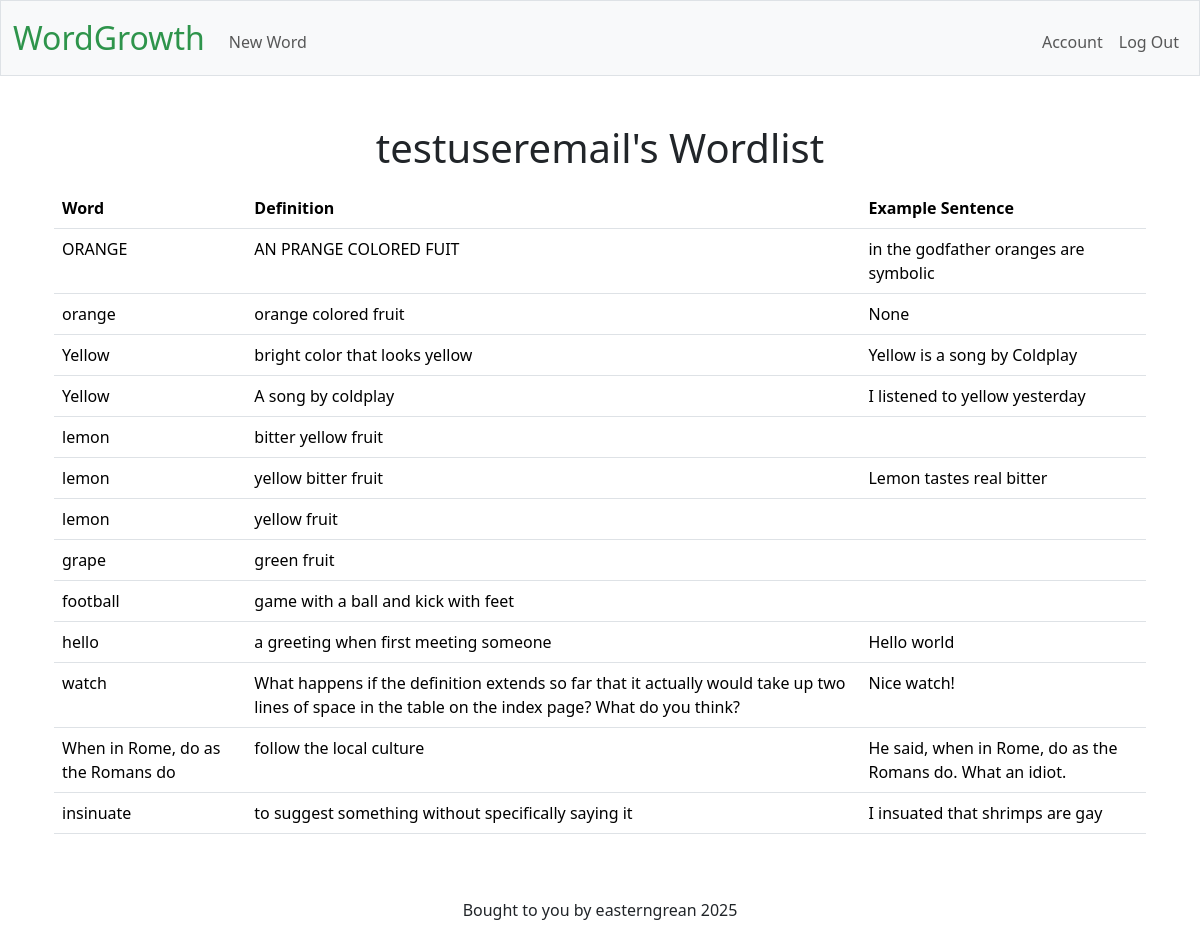
Screenshot of / (signed in) with the database file from the repository.
### tables this page shows
CREATE TABLE users (id INTEGER PRIMARY KEY AUTOINCREMENT, username VARCHAR(22) NOT NULL UNIQUE, email TEXT UNIQUE, password_hash VARCHAR(20) NOT NULL);

CREATE TABLE "vocabulary" (id INTEGER PRIMARY KEY AUTOINCREMENT, user_id INTEGER, word TEXT NOT NULL, definition TEXT, notes TEXT, example_sentence TEXT, example_media TEXT, FOREIGN KEY (user_id) REFERENCES users(id));

### app.py (the view)
@app.route("/")
def show_words():
    conn = get_db_connection()
    cursor = conn.cursor()
    if not session.get("user_id"):
        return redirect(url_for("login"))
    else:
        cursor.execute(
            "SELECT * FROM users WHERE id = ?", [session['user_id']]
            )
        user = cursor.fetchone()
        cursor.execute(
            "SELECT * FROM vocabulary WHERE user_id = ?", [session['user_id']]
            )
        rows = cursor.fetchall()
        return render_template("index.html", rows=rows, user=user)

### app.py (called while the page is built)
@app.teardown_appcontext
def close_db_connection(exception):
    db = g.pop('db', None)
    if db is not None:
        db.close()

### helpers.py (called while the page is built)
def get_db_connection():
    if 'db' not in g:
        g.db = sqlite3.connect(DATABASE)
        g.db.execute("PRAGMA foreign_keys = ON")  # Enables foreign key checks
        g.db.row_factory = sqlite3.Row # enables dictionaries to be returned not just tuples
    return g.db

### templates/index.html (shortened to what this page needs)
{% extends "layout.html" %}
{% block main %}
    <div class="container" mb-3><h1>{{ user["username"] }}'s Wordlist</h1></div>
    <div class="container mt-3">
        <table class="table table-hover">
            <thead>
                <tr>
                    <th class="text-start">Word</th>
                    <th class="text-start">Definition</th>
                    <th class="text-start">Example Sentence</th>
                </tr>
            </thead>
            <tbody>
                {% for row in rows %}
                <tr class="clickable-row" data-href="{{ url_for('word_view', word_id=row['id']) }}">
                    <td class="text-start">{{ row["word"] }}</td>
                    <td class="text-start">{{ row["definition"] }}</td>
                    <td class="text-start">{{ row["example_sentence"] }}</td>
                </tr>
                {% endfor %}
            </tbody>
        </table>
    </div>
{% endblock %}

### templates/layout.html (shortened to what this page needs)
<!DOCTYPE html>
<html lang="en">
    <head>
        <link rel="stylesheet" href="/static/styles.css">
        <link href="https://cdn.jsdelivr.net/npm/bootstrap@5.3.3/dist/css/bootstrap.min.css" rel="stylesheet"
>
    </head>
    <body>
        <nav class="bg-light border navbar navbar-expand-md navbar-light">
            <div class="container-fluid">
                <a class="navbar-brand" href="/"><span class="green">WordGrowth</span></a>
                <div class="collapse navbar-collapse" id="navbar">
                    {% if session["user_id"] %}
                        <ul class="navbar-nav me-auto mt-2">
                            <li class="nav-item"><a class="nav-link" href="/new_word">New Word</a></li>
                        </ul>
                        <ul class="navbar-nav ms-auto mt-2">
                            <li class="nav-item"><a class="nav-link" href="/account">Account</a></li>
                            <li class="nav-item"><a class="nav-link" href="/logout">Log Out</a></li>
                        </ul>
                    {% else %}
                        <ul class="navbar-nav ms-auto mt-2">
                            <li class="nav-item"><a class="nav-link" href="/register">Register</a></li>
                            <li class="nav-item"><a class="nav-link" href="/login">Log In</a></li>
                        </ul>
                    {% endif %}
                </div>
            </div>
        </nav>
        <main class="container py-5 text-center">
            {% block main %}{% endblock %}
        </main>
    </body>
    <footer class="mb-5">
        <p class="text-center">Bought to you by easterngrean 2025</p>
    </footer>
</html>

### static/styles.css (style rules this page uses)
nav .navbar-brand { font-size: xx-large; }
nav .navbar-brand .green { color: #2e944b; }

### rows the page displays
users: username "testuseremail"
vocabulary: word "ORANGE", definition "AN PRANGE COLORED FUIT", example_sentence "in the godfather oranges are symbolic"
vocabulary: word "orange", definition "orange colored fruit", example_sentence "None"
vocabulary: word "Yellow", definition "bright color that looks yellow", example_sentence "Yellow is a song by Coldplay"
vocabulary: word "Yellow", definition "A song by coldplay", example_sentence "I listened to yellow yesterday"
vocabulary: word "lemon", definition "bitter yellow fruit"
vocabulary: word "lemon", definition "yellow bitter fruit", example_sentence "Lemon tastes real bitter"
vocabulary: word "lemon", definition "yellow fruit"
vocabulary: word "grape", definition "green fruit"
vocabulary: word "football", definition "game with a ball and kick with feet"
vocabulary: word "hello", definition "a greeting when first meeting someone", example_sentence "Hello world"
vocabulary: word "watch", definition "What happens if the definition extends so far that it actually would take up two lines of space in the table on the index page? What do you think?", example_sentence "Nice watch!"
vocabulary: word "When in Rome, do as the Romans do", definition "follow the local culture", example_sentence "He said, when in Rome, do as the Romans do. What an idiot."
vocabulary: word "insinuate", definition "to suggest something without specifically saying it", example_sentence "I insuated that shrimps are gay"
